Frame 1 (no input): blank canvas, image omitted
Frame 60 (no input): blank canvas, image omitted
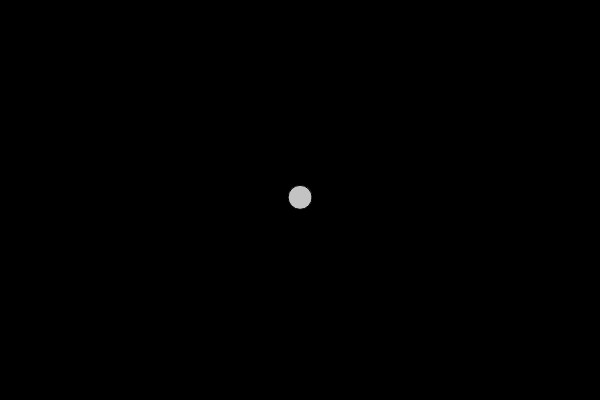
Frame 120 (the mouse pressed at the canvas centre since frame 60)

The p5.js sketch whose frames 1 and 60 were blank and that drew this single picture after the mouse press (run headless with seeded random() and noise() and a simulated clock; from frame 60 on, the mouse is pressed at the canvas centre):

// p5.js sketch
// ── sketch.js
var bubbles=[];

function setup() {
    createCanvas(600,400);
}

function mousePressed(){
   var b=new Bubble(mouseX,mouseY);
    bubbles.push(b)
}

function draw() {
    background(0);    
    for (var i=bubbles.length-1;i>=0;i--)
        {
            bubbles[i].update();
            bubbles[i].display();
            if (bubbles[i].isFinished()){
                bubbles.splice(i,1);
            }
        }        
}



// ── bubbles.js
function Bubble(x,y){
    this.x = x //random(0,width),
    this.y = y//random(0,height), 
    this.lifespan=255;
    
    this.display = function (){
    //stroke(255);
    fill(255,this.lifespan);    
    ellipse(this.x,this.y,24,24)   
    },
    
    this.update = function(){
    this.x = this.x + random(-1,1);
    this.y = this.y + random(-1,1);
    this.lifespan--;
    }
    
    this.isFinished =function(){
        if (this.lifespan<0){
                return true;
            }
        else{
            return false;
        }
    }
    
    
}
